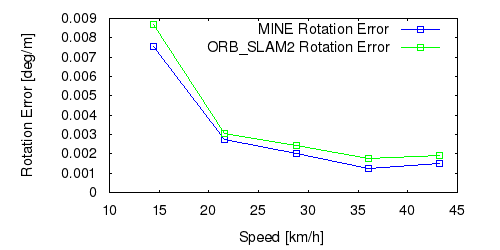

Here is the gnuplot script that generated this plot:
set term postscript eps enhanced color
set output "05_rs.eps"
set size ratio 0.5
set yrange [0:*]
set xlabel "Speed [km/h]"
set ylabel "Rotation Error [deg/m]"
plot "05_rs.txt" using ($1*3.6):($2*57.3) title 'MINE Rotation Error' lc rgb "#0000FF" pt 4 w linespoints,"05_rs.txt" using ($1*3.6):($3*57.3) title 'ORB_SLAM2 Rotation Error' lc rgb "#00FF00" pt 4 w linespoints
